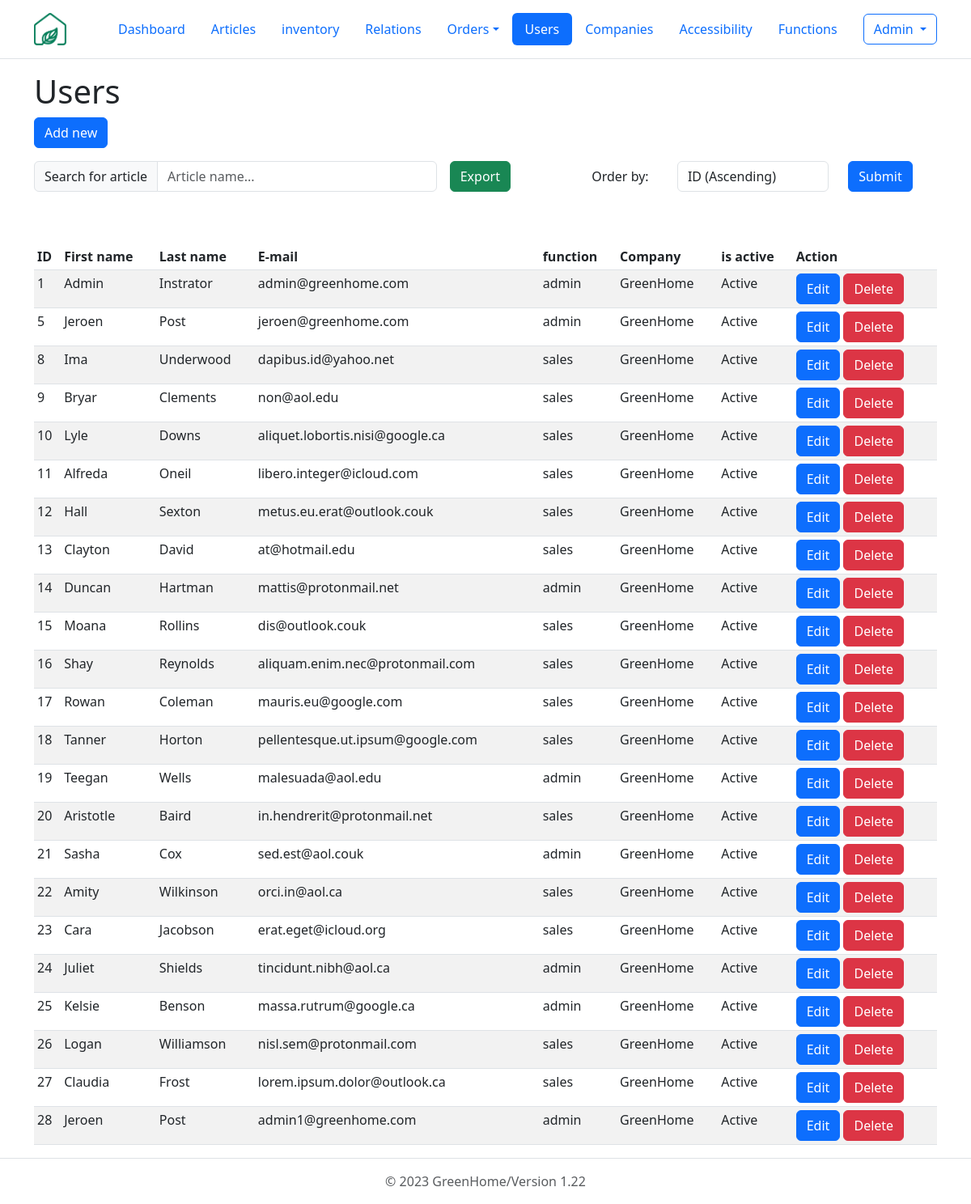
Before: /php/users/GUI_users.php (signed in) with the older database file.
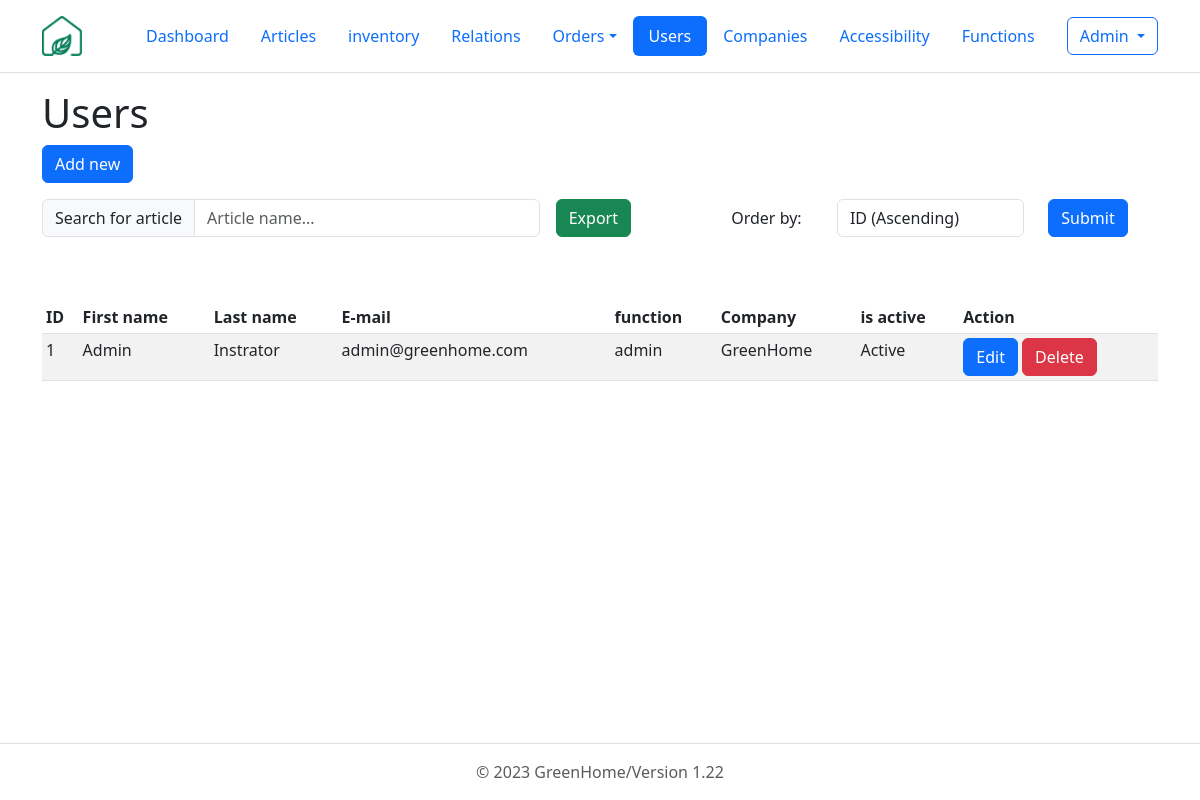
After: the same page with the newer database file.
### tables this page shows
CREATE TABLE employees (
  id int(10) NOT NULL, 
  first_name char(255) NOT NULL, 
  last_name char(255) NOT NULL, 
  email_adress varchar(255) NOT NULL UNIQUE, 
  password varchar(255) NOT NULL, 
  company_id int(10) NOT NULL, 
  function_name varchar(10) NOT NULL, 
  is_active tinyint(1) DEFAULT 1 
);

CREATE TABLE companies (
  id int(10) NOT NULL, 
  name varchar(255) NOT NULL, 
  street varchar(255) NOT NULL, 
  house_nr varchar(10), 
  zipcode varchar(50) NOT NULL, 
  city varchar(255) NOT NULL, 
  country_code char(2) NOT NULL, 
  email_adress varchar(320) NOT NULL UNIQUE, 
  phone_number varchar(22) NOT NULL 
);

### php/users/GUI_users.php (the view, shortened to what this page needs)
<?php
require_once '../include/db_connect.php';
?>
<!DOCTYPE html>
<html lang="en" class="h-100" data-bs-theme="light">
  <head>
    <link href="https://cdn.jsdelivr.net/npm/bootstrap@5.3.0-alpha1/dist/css/bootstrap.min.css" rel="stylesheet">
  </head>
  <header class="p-3 mb-3 border-bottom">
    <div class="container">
      <div class="d-flex flex-wrap align-items-center justify-content-center justify-content-lg-start">
        <a href="../../dashboard.php" class="d-flex align-items-center mb-2 mb-lg-0 text-dark text-decoration-none me-5">
          <img src="../../images/logo.png" alt="company logo" srcset="" width="40" height="40">
        </a>
        <ul class="nav col-12 col-lg-auto me-lg-auto mb-2 justify-content-center mb-md-0 nav-pills">
          <li class="nav-item"><a href="../../dashboard.php" class="nav-link">Dashboard</a></li>
          <li class="nav-item"><a href="../articles/GUI_articles.php" class="nav-link" >Articles</a></li>
          <li class="nav-item"><a href="../stock/GUI_stock.php" class="nav-link" >inventory</a></li>
          <li class="nav-item"><a href="../relations/GUI_relations.php" class="nav-link" aria-current="page" >Relations</a></li>
          <li class="nav-item dropdown">
            <a class="nav-link dropdown-toggle" data-bs-toggle="dropdown" href="#" role="button" aria-expanded="false">Orders</a>
          </li>
          <li class="nav-item"><a href="../users/GUI_users.php" class="nav-link active" aria-current="page">Users</a></li>
          <li class="nav-item "><a class="nav-link" href="../companies/GUI_companies.php">Companies</a></li>
          <li class="nav-item "><a class="nav-link" href="../accessibilities/GUI_accessibilities.php">Accessibility</a></li>
          <li class="nav-item "><a  href="../functions/GUI_functions.php" class="nav-link">Functions</a></li>
        </ul>
        <?php
          if(isset($_SESSION['user_id'])):?>
            <div class='dropdown text-end'>
              <button class="btn btn-outline-primary dropdown-toggle" type="button" data-bs-toggle="dropdown" aria-expanded="false">
              <?=$_SESSION['user_name']?>
              </button>
            </div>
          <?php else :?>
            <div class='nav-item ml-auto'>
            <a href='../users/GUI_login.php' class='btn btn-outline-primary'>Login</a>
            </div>
          <?php endif;?>
      </div>
    </div>
  </header>
  <body class="d-flex flex-column h-100">
    <div class="container">
      <h1>Users</h1>
      <button class='btn btn-primary' data-bs-toggle='modal' data-bs-target='#newUserModal'>Add new</button>
      <br>
      <div class="d-flex align-items-center mb-5">
        <div class="input-group my-3 me-3">
          <span class="input-group-text" id="tableSearchBar">Search for article</span>
          <input type="text" class="form-control" id="searchInput" placeholder="Article name..." aria-label="articlename" aria-describedby="tableSearchBar" onkeyup="tableSearch()">
        </div>
        <a href="../include/exportData.php?report=exportUsers" class="btn btn-success my-3">Export</a>
        <div class="container d-flex align-items-center justify-content-end my-3 me-3">
          <form method="get">
            <div class="form-group row align-items-center">
              <label for="order_by" class="col-sm-3 col-form-label">Order by:</label>
              <div class="col-sm-6">
                <select class="form-control" id="order_by" name="order_by">
                  <option value="id_asc">ID (Ascending)</option>
                </select>
              </div>
              <div class="col-sm-3">
                <button type="submit" class="btn btn-primary">Submit</button>
              </div>
            </div>
          </form>
        </div>
      </div>
      <table class="table table-striped table-sm" id="table">
        <thead>
          <tr>
            <th>ID</th>
            <th>First name</th>
            <th>Last name</th>
            <th>E-mail</th>
            <th>function</th>
            <th>Company</th>
            <th>is active</th>
            <th>Action</th>
          </tr>
        </thead>
        <tbody>
        <?php
        $records_per_page = 25;
        $current_page = isset($_GET['page']) && is_numeric($_GET['page']) ? (int)$_GET['page'] : 1;
        $offset = ($current_page - 1) * $records_per_page;
        if(isset($_GET["order_by"])){
          $get_order_by = $_GET["order_by"];
          switch($get_order_by) {
            case "first_name_asc":
              $order_by = "first_name ASC";
              break;
            case "first_name_desc":
              $order_by = "first_name DESC";
              break;
            case "id_asc":
              $order_by = "id ASC";
              break;
            case "id_desc":
              $order_by = "id DESC";
              break;
            case "name_asc":
              $order_by = "name ASC";
              break;
            case "name_desc":
              $order_by = "name DESC";
              break;
            case "is_active_asc":
              $order_by = "is_active ASC";
              break;
            case "is_active_desc":
              $order_by = "is_active DESC";
              break;
            case "function_name_asc":
              $order_by = "function_name ASC";
              break;
            case "function_name_desc":
              $order_by = "function_name DESC";
              break;
            default:
              $order_by = "id ASC";
          }
        } else {
          $order_by = "id ASC";
        }
        $sql =
        "SELECT employees.id, employees.first_name, employees.last_name, employees.email_adress, employees.function_name, companies.name, IF(employees.is_active = 1, 'Active', 'Non-active') AS 'is_active'
        FROM employees
        JOIN companies
          ON employees.company_id  = companies.id
        ORDER BY $order_by
        LIMIT $records_per_page
        OFFSET $offset;";
        $result = $connection->query($sql);
        while($row = $result->fetch_assoc()) {
          echo "<tr>
          <td>$row[id]</td>
          <td>$row[first_name]</td>
          <td>$row[last_name]</td>
          <td>$row[email_adress]</td>
          <td>$row[function_name]</td>
          <td>$row[name]</td>
          <td>$row[is_active]</td>
          <td>
            <a class='btn btn-primary' href='GUI_userEdit.php?id=$row[id]'>Edit</a>
            <a class='btn btn-danger' href='controller_user.php?action=delete&id=$row[id]'>Delete</a>
          </td>
          </tr>";
        }
        ?>
        </tbody>
      </table>
    </div>
  </body>
  <?php
  require_once '..\include\footer.php'?>
</html>

### php/include/footer.php
<footer class="footer mt-auto py-3 border-top border-opacity-10">
    <div class="container d-flex justify-content-center">
      <span class="text-muted">&copy; <?=date("Y")?> GreenHome</span>
      <span class="text-muted">/Version 1.22</span>
    </div>
  </footer>

Changed rows visible on the page:
removed employees: id "5", first_name "Jeroen", last_name "Post", email_adress "jeroen@greenhome.com", function_name "admin", company.name "GreenHome", row "Active"
removed employees: id "8", first_name "Ima", last_name "Underwood", email_adress "dapibus.id@yahoo.net", function_name "sales", company.name "GreenHome", row "Active"
removed employees: id "9", first_name "Bryar", last_name "Clements", email_adress "non@aol.edu", function_name "sales", company.name "GreenHome", row "Active"
removed employees: id "10", first_name "Lyle", last_name "Downs", email_adress "aliquet.lobortis.nisi@google.ca", function_name "sales", company.name "GreenHome", row "Active"
removed employees: id "11", first_name "Alfreda", last_name "Oneil", email_adress "libero.integer@icloud.com", function_name "sales", company.name "GreenHome", row "Active"
removed employees: id "12", first_name "Hall", last_name "Sexton", email_adress "metus.eu.erat@outlook.couk", function_name "sales", company.name "GreenHome", row "Active"
removed employees: id "13", first_name "Clayton", last_name "David", email_adress "at@hotmail.edu", function_name "sales", company.name "GreenHome", row "Active"
removed employees: id "14", first_name "Duncan", last_name "Hartman", email_adress "mattis@protonmail.net", function_name "admin", company.name "GreenHome", row "Active"
removed employees: id "15", first_name "Moana", last_name "Rollins", email_adress "dis@outlook.couk", function_name "sales", company.name "GreenHome", row "Active"
removed employees: id "16", first_name "Shay", last_name "Reynolds", email_adress "aliquam.enim.nec@protonmail.com", function_name "sales", company.name "GreenHome", row "Active"
removed employees: id "17", first_name "Rowan", last_name "Coleman", email_adress "mauris.eu@google.com", function_name "sales", company.name "GreenHome", row "Active"
removed employees: id "18", first_name "Tanner", last_name "Horton", email_adress "pellentesque.ut.ipsum@google.com", function_name "sales", company.name "GreenHome", row "Active"
removed employees: id "19", first_name "Teegan", last_name "Wells", email_adress "malesuada@aol.edu", function_name "admin", company.name "GreenHome", row "Active"
removed employees: id "20", first_name "Aristotle", last_name "Baird", email_adress "in.hendrerit@protonmail.net", function_name "sales", company.name "GreenHome", row "Active"
removed employees: id "21", first_name "Sasha", last_name "Cox", email_adress "sed.est@aol.couk", function_name "admin", company.name "GreenHome", row "Active"
removed employees: id "22", first_name "Amity", last_name "Wilkinson", email_adress "orci.in@aol.ca", function_name "sales", company.name "GreenHome", row "Active"
removed employees: id "23", first_name "Cara", last_name "Jacobson", email_adress "erat.eget@icloud.org", function_name "sales", company.name "GreenHome", row "Active"
removed employees: id "24", first_name "Juliet", last_name "Shields", email_adress "tincidunt.nibh@aol.ca", function_name "admin", company.name "GreenHome", row "Active"
removed employees: id "25", first_name "Kelsie", last_name "Benson", email_adress "massa.rutrum@google.ca", function_name "admin", company.name "GreenHome", row "Active"
removed employees: id "26", first_name "Logan", last_name "Williamson", email_adress "nisl.sem@protonmail.com", function_name "sales", company.name "GreenHome", row "Active"
removed employees: id "27", first_name "Claudia", last_name "Frost", email_adress "lorem.ipsum.dolor@outlook.ca", function_name "sales", company.name "GreenHome", row "Active"
removed employees: id "28", first_name "Jeroen", last_name "Post", email_adress "admin1@greenhome.com", function_name "admin", company.name "GreenHome", row "Active"
